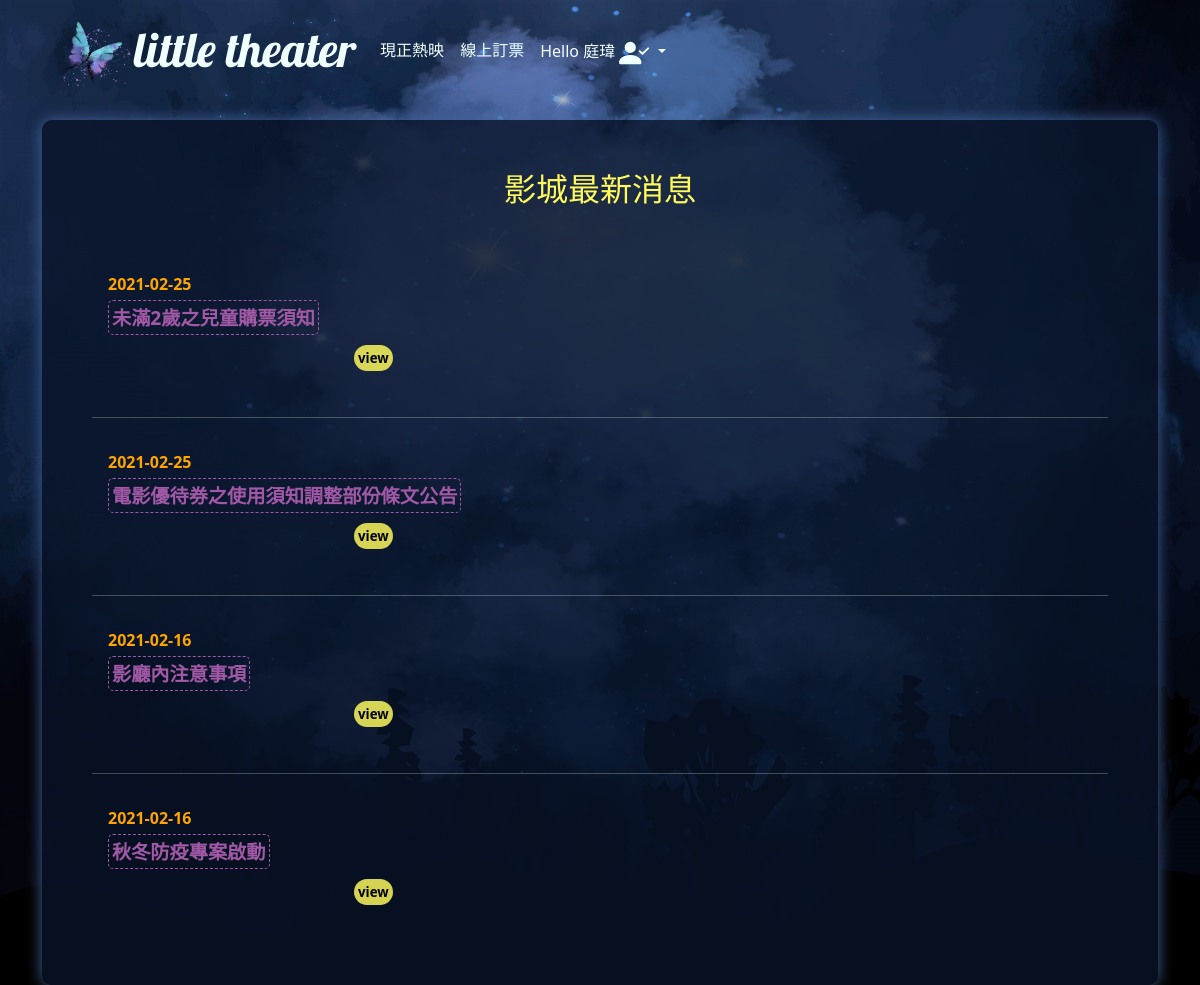
/index.php?do=news (signed in), run on the app's committed database.
### tables this page shows
CREATE TABLE `theater_news` (
  `id` int(11) UNSIGNED NOT NULL,
  `title` text NOT NULL,
  `content` text NOT NULL,
  `tags` text NOT NULL,
  `sh` int(1) UNSIGNED NOT NULL,
  `date` date NOT NULL
);

### base.php (called while the page is built, shortened)
<?php
$News=new DB("theater_news");
Class DB{
    private $dsn="mysql:host=localhost;charset=utf8;dbname=theater";
    private $pdo="";
    private $table="";
    function __construct($table){
        $this->table=$table;
        $this->pdo=new PDO($this->dsn,"root","");
    }
    function find($arr){
        $sql="select * from $this->table ";
        if(is_array($arr)){
            foreach($arr as $k=>$v){
                $tmp[]=sprintf("`%s`='%s'",$k,$v);
            }
            $sql.=" where ".implode(" && ",$tmp);
        }else{
            $sql.=" where `id`='$arr'";
        }
        return $this->pdo->query($sql)->fetch(PDO::FETCH_ASSOC);
    }
    function all(...$arr){
        $sql="select * from $this->table ";
        if(isset($arr[0])){
            if(is_array($arr[0])){
                foreach($arr[0] as $k=>$v){
                    $tmp[]=sprintf("`%s`='%s'",$k,$v);
                }
                $sql.=" where ".implode(" && ",$tmp);
            }else{
                $sql.=$arr[0];
            }
        }
        if(isset($arr[1])){
            $sql.=$arr[1];
        }
        return $this->pdo->query($sql)->fetchAll();
    }
}

### front/news.php (the view, shortened to what this page needs)
<div id="bb">
<div style="width:100%;text-align:center;position:relative" class="mb-5">
    <h2 style="color: #fffa5c !important">影城最新消息</h2>
</div>
<div id="newsAdd">
<?php
$ns=$News->all(['sh' => 1]," order by `id` desc");
foreach($ns as $k=>$n){
?>
<div id="new<?=$n['id']?>">
<div style="display:flex;">
    <div class="p-3" style="width:100%;display:flex;flex-direction:column;">
        <div class="mb-3">
            <div class="datetext mb-2"><?=$n['date']?></div>
            <span class="border" style="font-size:larger;font-weight:bolder;color:#a159a6"><?=$n['title']?></span>
            <div style="width:100%;display:inline-block;padding-left:25%" class="mt-3" onclick="opNews(<?=$n['id']?>,this)">
                <span style="cursor:pointer;background:#fffa5cd4;border-radius:40px;color:black;font-size:smaller;font-weight: bolder;" class="p-1" id="viewblock<?=$n['id']?>">view</span>
            </div>
        </div>
    </div>
</div>
</div>
<?php
if($k!=count($ns)-1){
    echo "<hr>";
}
}?>
</div>
</div>

### css/theater.css (style rules this page uses)
body { margin:0; height:100%; background:transparent url('../others/bg_v3.jpg') center no-repeat ; background-size: 100vw 100%; min-height:100vh; background-attachment: fixed; overflow:visible; overflow-x:hidden; }
h2,h3 { color:azure !important; }
#bb { background-color: #09142acc; padding:50px; border-radius: 10px; min-height: 80vh; box-shadow: 0px 0px 15px #43649b; }

### front/news.php (style rules this page uses)
.border { border: 1px #a159a6 dashed !important; border-radius: 5px; padding: 3px; }
.datetext { font-size: medium; color: orange; font-weight: 600; }

### data on the page
theater_news: date "2021-02-25", title "未滿2歲之兒童購票須知"
theater_news: date "2021-02-25", title "電影優待券之使用須知調整部份條文公告"
theater_news: date "2021-02-16", title "影廳內注意事項"
theater_news: date "2021-02-16", title "秋冬防疫專案啟動", $n['id'] 1 (drawn)

### other printed values
$_SESSION['mem'] "庭瑋"
